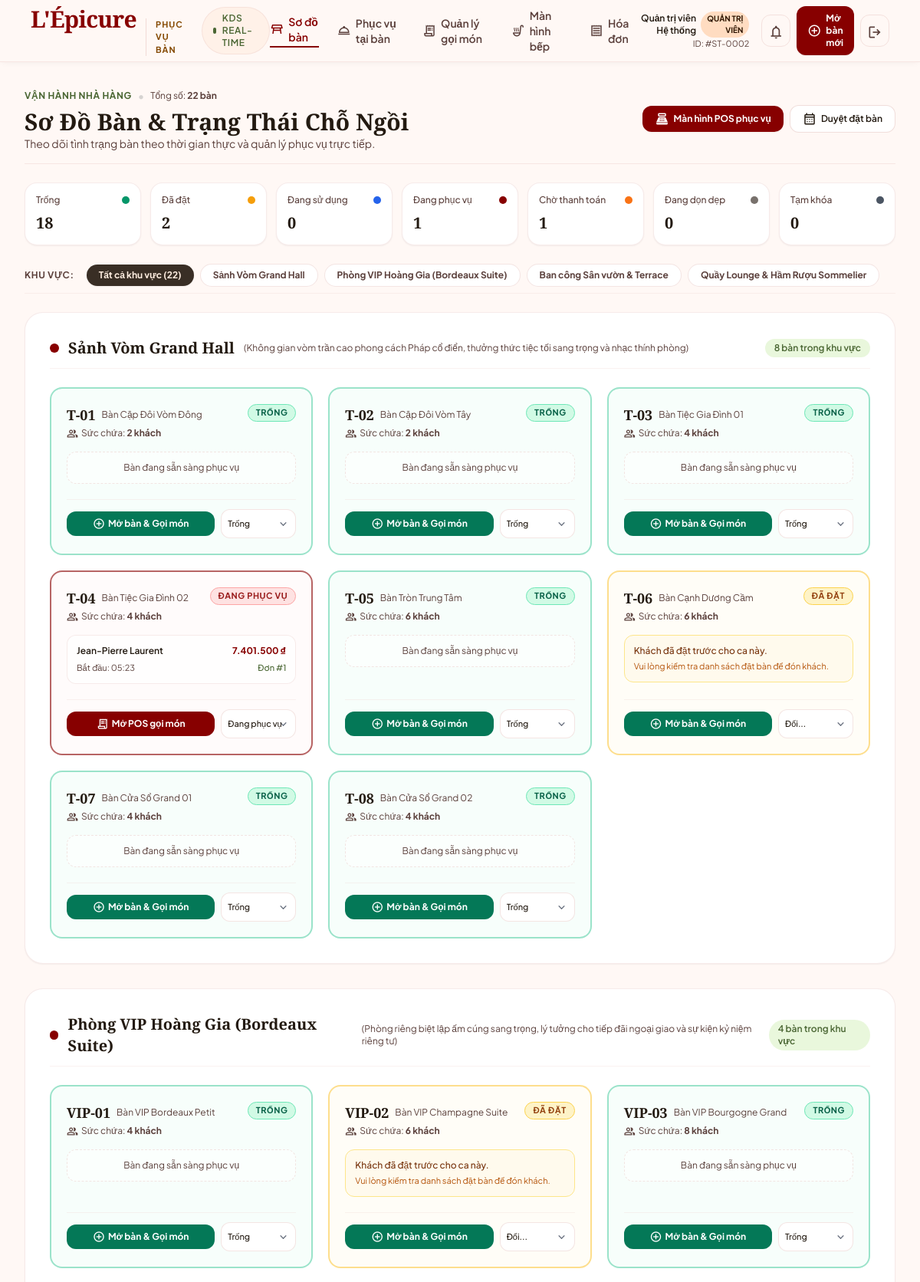
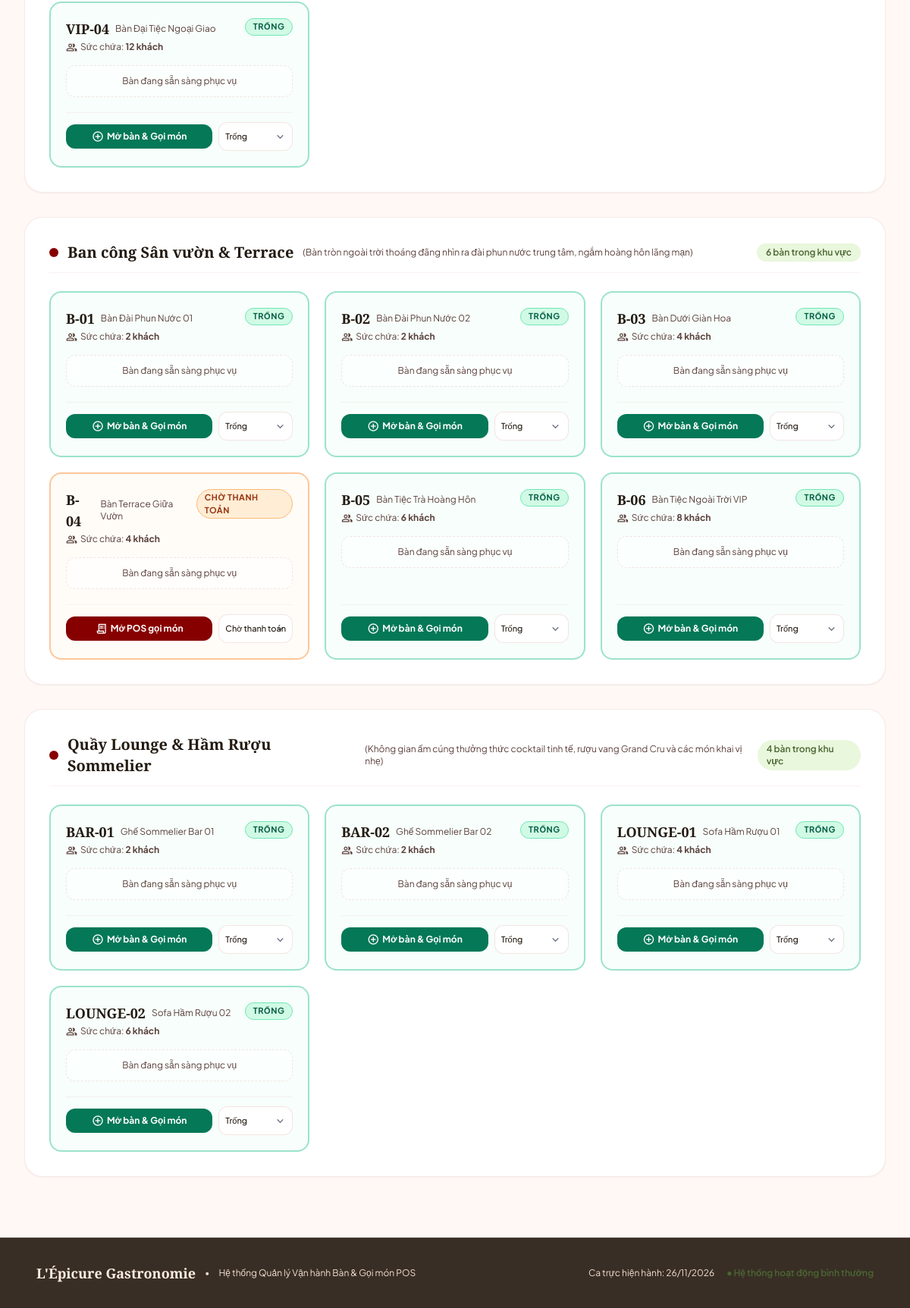
/tables (signed in), run on the app's committed database (2 pictures, top to bottom).
### tables this page shows
CREATE TABLE `dining_areas` (
  `id` bigint PRIMARY KEY AUTO_INCREMENT,
  `name` varchar(150) NOT NULL,
  `description` text,
  `sort_order` int NOT NULL DEFAULT 0,
  `created_at` datetime NOT NULL DEFAULT CURRENT_TIMESTAMP,
  `updated_at` datetime NOT NULL DEFAULT CURRENT_TIMESTAMP ON UPDATE CURRENT_TIMESTAMP
);

CREATE TABLE `restaurant_tables` (
  `id` bigint PRIMARY KEY AUTO_INCREMENT,
  `area_id` bigint NOT NULL,
  `code` varchar(20) UNIQUE NOT NULL COMMENT 'ma ban',
  `name` varchar(100) NOT NULL,
  `capacity` int NOT NULL,
  `is_vip` tinyint(1) NOT NULL DEFAULT 0,
  `table_fee` decimal(12,2) NOT NULL DEFAULT 0.00,
  `vip_privileges` text NULL,
  `description` text NULL,
  `status` ENUM ('empty', 'reserved', 'in_use', 'serving', 'awaiting_payment', 'cleaning', 'locked') NOT NULL DEFAULT 'empty',
  `position_x` int COMMENT 'vi tri tren so do',
  `position_y` int,
  `created_at` datetime NOT NULL DEFAULT CURRENT_TIMESTAMP,
  `updated_at` datetime NOT NULL DEFAULT CURRENT_TIMESTAMP ON UPDATE CURRENT_TIMESTAMP,
  FOREIGN KEY (`area_id`) REFERENCES `dining_areas` (`id`)
);

CREATE TABLE `orders` (
  `id` bigint PRIMARY KEY AUTO_INCREMENT,
  `booking_id` bigint,
  `table_id` bigint NOT NULL,
  `created_by` bigint COMMENT 'nhan vien tao don',
  `customer_name` varchar(150),
  `status` ENUM ('pending', 'confirmed', 'preparing', 'ready', 'served', 'completed', 'cancelled') NOT NULL DEFAULT 'pending',
  `payment_status` ENUM ('unpaid', 'paid', 'refunded') NOT NULL DEFAULT 'unpaid',
  `total_amount` decimal(12,2) NOT NULL DEFAULT 0,
  `table_fee` decimal(12,2) NOT NULL DEFAULT 0.00,
  `setup_fee` decimal(12,2) NOT NULL DEFAULT 0.00,
  `discount` decimal(12,2) NOT NULL DEFAULT 0,
  `voucher_code` varchar(50) NULL,
  `service_charge` decimal(12,2) NOT NULL DEFAULT 0,
  `tax` decimal(12,2) NOT NULL DEFAULT 0,
  `grand_total` decimal(12,2) NOT NULL DEFAULT 0,
  `notes` text,
  `created_at` datetime NOT NULL DEFAULT CURRENT_TIMESTAMP,
  `updated_at` datetime NOT NULL DEFAULT CURRENT_TIMESTAMP ON UPDATE CURRENT_TIMESTAMP,
  FOREIGN KEY (`booking_id`) REFERENCES `bookings` (`id`) ON DELETE SET NULL,
  FOREIGN KEY (`table_id`) REFERENCES `restaurant_tables` (`id`),
  FOREIGN KEY (`created_by`) REFERENCES `users` (`id`) ON DELETE SET NULL
);

### app/Views/table/index.php (the view, shortened to what the rows shown need)
<?php
$statusConfig = [
    'empty' => [
        'label' => 'Trống',
        'badge' => 'bg-emerald-100 text-emerald-800 border-emerald-300',
        'circle' => 'bg-emerald-600',
        'ring' => 'border-emerald-500/40',
        'bg' => 'bg-emerald-50/40',
    ],
    'reserved' => [
        'label' => 'Đã đặt',
        'badge' => 'bg-amber-100 text-amber-800 border-amber-300',
        'circle' => 'bg-amber-500',
        'ring' => 'border-amber-400/50',
        'bg' => 'bg-amber-50/40',
    ],
    'in_use' => [
        'label' => 'Đang sử dụng',
        'badge' => 'bg-blue-100 text-blue-800 border-blue-300',
        'circle' => 'bg-blue-600',
        'ring' => 'border-blue-500/40',
        'bg' => 'bg-blue-50/40',
    ],
    'serving' => [
        'label' => 'Đang phục vụ',
        'badge' => 'bg-red-100 text-red-800 border-red-300',
        'circle' => 'bg-primary',
        'ring' => 'border-primary/60',
        'bg' => 'bg-red-50/30',
    ],
    'awaiting_payment' => [
        'label' => 'Chờ thanh toán',
        'badge' => 'bg-orange-100 text-orange-800 border-orange-300',
        'circle' => 'bg-orange-500',
        'ring' => 'border-orange-400/50',
        'bg' => 'bg-orange-50/40',
    ],
    'cleaning' => [
        'label' => 'Đang dọn dẹp',
        'badge' => 'bg-stone-200 text-stone-700 border-stone-300',
        'circle' => 'bg-stone-500',
        'ring' => 'border-stone-400/50',
        'bg' => 'bg-stone-50',
    ],
    'locked' => [
        'label' => 'Tạm khóa',
        'badge' => 'bg-gray-200 text-gray-800 border-gray-400',
        'circle' => 'bg-gray-600',
        'ring' => 'border-gray-500',
        'bg' => 'bg-gray-100',
    ],
];
?>
<div class="max-w-[1536px] w-full mx-auto p-4 md:p-6 lg:p-8 space-y-6">
    <div class="flex flex-col md:flex-row md:items-center justify-between pb-4 border-b border-outline-variant/30 gap-4">
        <div>
            <div class="flex items-center space-x-2">
                <span class="text-xs font-bold uppercase tracking-wider text-secondary">VẬN HÀNH NHÀ HÀNG</span>
                <span class="text-stone-300">•</span>
                <span class="text-xs text-on-surface-variant">Tổng số: <strong><?= (int) $totalTables ?> bàn</strong></span>
            </div>
            <h1 class="text-2xl sm:text-3xl font-headline font-bold text-on-surface mt-1">Sơ Đồ Bàn &amp; Trạng Thái Chỗ Ngồi</h1>
            <p class="text-sm text-on-surface-variant">Theo dõi tình trạng bàn theo thời gian thực và quản lý phục vụ trực tiếp.</p>
        </div>
        <div class="flex flex-wrap items-center gap-2">
            <a href="/staff/pos" class="px-4 py-2 rounded-xl bg-primary text-on-primary text-xs font-bold hover:bg-primary-container shadow-sm transition flex items-center gap-1.5">
                <span class="material-symbols-outlined text-[18px]">point_of_sale</span>
                <span>Màn hình POS phục vụ</span>
            </a>
            <a href="/admin/bookings" class="px-4 py-2 rounded-xl border border-outline-variant/50 bg-white text-on-surface text-xs font-semibold hover:border-primary hover:text-primary transition flex items-center gap-1.5">
                <span class="material-symbols-outlined text-[18px]">calendar_month</span>
                <span>Duyệt đặt bàn</span>
            </a>
        </div>
    </div>
    <div class="grid grid-cols-2 sm:grid-cols-4 lg:grid-cols-7 gap-3">
        <?php foreach ($statusConfig as $sKey => $sVal): ?>
            <div class="p-3.5 rounded-2xl bg-white border border-outline-variant/30 shadow-sm flex flex-col justify-between">
                <div class="flex items-center justify-between">
                    <span class="text-xs font-medium text-on-surface-variant"><?= View::escape($sVal['label']) ?></span>
                    <span class="w-2.5 h-2.5 rounded-full <?= $sVal['circle'] ?>"></span>
                </div>
                <div class="text-xl font-bold font-headline text-on-surface mt-2">
                    <?= (int) ($counts[$sKey] ?? 0) ?>
                </div>
            </div>
        <?php endforeach; ?>
    </div>
    <div class="flex items-center space-x-2 overflow-x-auto pb-2 border-b border-outline-variant/20 custom-scroll">
        <span class="text-xs font-bold uppercase tracking-wider text-on-surface-variant mr-2 shrink-0">Khu vực:</span>
        <a href="/tables" class="px-4 py-1.5 rounded-full text-xs font-bold shrink-0 transition <?= $selectedAreaId === null ? 'bg-inverse-surface text-inverse-on-surface shadow-sm' : 'bg-white border border-outline-variant/40 text-on-surface-variant hover:text-primary' ?>">
            Tất cả khu vực (<?= (int) $totalTables ?>)
        </a>
        <?php foreach ($areas as $area): ?>
            <a href="/tables?area_id=<?= (int) $area['id'] ?>" class="px-4 py-1.5 rounded-full text-xs font-bold shrink-0 transition <?= $selectedAreaId === (int) $area['id'] ? 'bg-inverse-surface text-inverse-on-surface shadow-sm' : 'bg-white border border-outline-variant/40 text-on-surface-variant hover:text-primary' ?>">
                <?= View::escape($area['name']) ?>
            </a>
        <?php endforeach; ?>
    </div>
    <div class="space-y-8">
        <?php foreach ($tablesByArea as $areaId => $areaData): ?>
            <section class="bg-white rounded-3xl p-6 sm:p-8 border border-outline-variant/30 shadow-sm space-y-6">
                <div class="flex items-center justify-between pb-3 border-b border-outline-variant/20">
                    <div class="flex items-center space-x-3">
                        <span class="w-3 h-3 rounded-full bg-primary"></span>
                        <h2 class="text-xl font-headline font-bold text-on-surface"><?= View::escape($areaData['area']['name']) ?></h2>
                        <span class="text-xs text-on-surface-variant hidden sm:inline">(<?= View::escape($areaData['area']['description'] ?? '') ?>)</span>
                    </div>
                    <span class="text-xs font-semibold text-secondary bg-secondary-container/40 px-3 py-1 rounded-full">
                        <?= count($areaData['tables']) ?> bàn trong khu vực
                    </span>
                </div>
                <div class="grid grid-cols-1 sm:grid-cols-2 lg:grid-cols-3 xl:grid-cols-4 gap-5">
                    <?php foreach ($areaData['tables'] as $table): ?>
                        <?php
                            $conf = $statusConfig[$table['status']] ?? $statusConfig['empty'];
                            $hasActiveOrder = !empty($table['active_order']);
                        ?>
                        <div class="rounded-2xl border-2 <?= $conf['ring'] ?> <?= $conf['bg'] ?> p-5 flex flex-col justify-between hover:shadow-md transition relative group">
                            <div>
                                <div class="flex items-start justify-between">
                                    <div>
                                        <div class="flex items-center space-x-2">
                                            <h3 class="text-lg font-headline font-bold text-on-surface"><?= View::escape($table['code']) ?></h3>
                                            <span class="text-xs text-on-surface-variant"><?= View::escape($table['name']) ?></span>
                                        </div>
                                        <p class="text-xs text-on-surface-variant flex items-center gap-1 mt-0.5">
                                            <span class="material-symbols-outlined text-[15px]">group</span>
                                            <span>Sức chứa: <strong><?= (int) $table['capacity'] ?> khách</strong></span>
                                        </p>
                                    </div>
                                    <span class="px-2.5 py-0.5 rounded-full text-[11px] font-bold border uppercase tracking-wider <?= $conf['badge'] ?>">
                                        <?= View::escape($conf['label']) ?>
                                    </span>
                                </div>
                                <?php if ($hasActiveOrder): ?>
                                    <div class="mt-4 p-3 rounded-xl bg-white/80 border border-outline-variant/30 space-y-1.5 text-xs">
                                        <div class="flex items-center justify-between text-on-surface font-semibold">
                                            <span class="truncate"><?= View::escape($table['active_order']['customer_name']) ?></span>
                                            <span class="text-primary font-bold"><?= View::currency($table['active_order']['grand_total']) ?></span>
                                        </div>
                                        <div class="flex items-center justify-between text-on-surface-variant text-[11px]">
                                            <span>Bắt đầu: <?= date('H:i', strtotime($table['active_order']['created_at'])) ?></span>
                                            <span class="text-secondary font-medium">Đơn #<?= (int) $table['active_order']['order_id'] ?></span>
                                        </div>
                                    </div>
                                <?php elseif ($table['status'] === 'reserved'): ?>
                                    <div class="mt-4 p-3 rounded-xl bg-amber-50/80 border border-amber-200 text-xs text-amber-900 space-y-1">
                                        <p class="font-medium">Khách đã đặt trước cho ca này.</p>
                                        <p class="text-[11px] text-amber-700">Vui lòng kiểm tra danh sách đặt bàn để đón khách.</p>
                                    </div>
                                <?php else: ?>
                                    <div class="mt-4 p-3 rounded-xl bg-white/50 border border-dashed border-outline-variant/40 text-xs text-on-surface-variant text-center">
                                        Bàn đang sẵn sàng phục vụ
                                    </div>
                                <?php endif; ?>
                            </div>
                            <div class="mt-5 pt-3 border-t border-outline-variant/20 flex items-center justify-between gap-2">
                                <?php if (in_array($table['status'], ['serving', 'in_use', 'awaiting_payment'], true)): ?>
                                    <a href="/staff/pos?table_id=<?= (int) $table['id'] ?>" class="flex-1 py-2 px-3 rounded-xl bg-primary text-on-primary text-xs font-bold text-center hover:bg-primary-container transition flex items-center justify-center gap-1">
                                        <span class="material-symbols-outlined text-[16px]">receipt_long</span>
                                        <span>Mở POS gọi món</span>
                                    </a>
                                <?php else: ?>
                                    <a href="/staff/pos?table_id=<?= (int) $table['id'] ?>" class="flex-1 py-2 px-3 rounded-xl bg-emerald-700 text-white text-xs font-bold text-center hover:bg-emerald-800 transition flex items-center justify-center gap-1">
                                        <span class="material-symbols-outlined text-[16px]">add_circle</span>
                                        <span>Mở bàn &amp; Gọi món</span>
                                    </a>
                                <?php endif; ?>
                                <div class="relative">
                                    <form action="/tables/<?= (int) $table['id'] ?>/status" method="post" class="inline m-0">
                                        <select name="status" onchange="this.form.submit()" class="text-[11px] py-1.5 px-2 bg-white rounded-xl border border-outline-variant/40 text-on-surface font-medium focus:ring-1 focus:ring-primary">
                                            <option value="" disabled selected>Đổi...</option>
                                            <option value="empty" <?= $table['status'] === 'empty' ? 'selected' : '' ?>>Trống</option>
                                            <option value="serving" <?= $table['status'] === 'serving' ? 'selected' : '' ?>>Đang phục vụ</option>
                                            <option value="awaiting_payment" <?= $table['status'] === 'awaiting_payment' ? 'selected' : '' ?>>Chờ thanh toán</option>
                                        </select>
                                    </form>
                                </div>
                            </div>
                        </div>
                    <?php endforeach; ?>
                </div>
            </section>
        <?php endforeach; ?>
    </div>
</div>

### app/Core/Router.php (shortened to what the rows shown need)
<?php
final class Router
{
    private array $routes = [];
    public function dispatch(string $method, string $uri): void
    {
        $path = parse_url($uri, PHP_URL_PATH);
        $path = is_string($path) && $path !== '/' ? rtrim($path, '/') : '/';
        foreach ($this->routes as $route) {
            $parameters = $this->match($route['path'], $path);
            if ($parameters === null) {
                continue;
            }
            [$controllerClass, $controllerMethod] = $route['action'];
            $controller = new $controllerClass();
            $controller->{$controllerMethod}(...array_values($parameters));
            return;
        }
    }
    private function add(string $method, string $path, array $action): void
    {
        $this->routes[] = [
            'method' => $method,
            'path' => $path,
            'action' => $action,
        ];
    }
    private function match(string $routePath, string $requestPath): ?array
    {
        $pattern = '';
        $parameters = [];
        $parts = preg_split('/(\{[a-zA-Z][a-zA-Z0-9_]*\})/', $routePath, -1, PREG_SPLIT_DELIM_CAPTURE);
        foreach ($parts as $part) {
            if (preg_match('/\A\{([a-zA-Z][a-zA-Z0-9_]*)\}\z/', $part, $match) === 1) {
                $parameters[] = $match[1];
                $pattern .= '([^/]+)';
                continue;
            }
            $pattern .= preg_quote($part, '~');
        }
        if (preg_match('~\A' . $pattern . '\z~u', $requestPath, $matches) !== 1) {
            return null;
        }
        $values = array_slice($matches, 1);
        return array_combine($parameters, $values) ?: [];
    }
}

### data on the page
dining_areas: name "Sảnh Vòm Grand Hall", description "Không gian vòm trần cao phong cách Pháp cổ điển, thưởng thức tiệc tối sang trọng và nhạc thính phòng", count($areaData['tables']) "8"
dining_areas: name "Phòng VIP Hoàng Gia (Bordeaux Suite)", description "Phòng riêng biệt lập ấm cúng sang trọng, lý tưởng cho tiếp đãi ngoại giao và sự kiện kỷ niệm riêng tư", count($areaData['tables']) "4"
dining_areas: name "Ban công Sân vườn & Terrace", description "Bàn tròn ngoài trời thoáng đãng nhìn ra đài phun nước trung tâm, ngắm hoàng hôn lãng mạn", count($areaData['tables']) "6"
dining_areas: name "Quầy Lounge & Hầm Rượu Sommelier", description "Không gian ấm cúng thưởng thức cocktail tinh tế, rượu vang Grand Cru và các món khai vị nhẹ", count($areaData['tables']) "4"
restaurant_tables: code "T-01", name "Bàn Cặp Đôi Vòm Đông", capacity "2", status "TRỐNG", shows "Bàn đang sẵn sàng phục vụ", status "Trống"
restaurant_tables: code "T-02", name "Bàn Cặp Đôi Vòm Tây", capacity "2", status "TRỐNG", shows "Bàn đang sẵn sàng phục vụ", status "Trống"
restaurant_tables: code "T-03", name "Bàn Tiệc Gia Đình 01", capacity "4", status "TRỐNG", shows "Bàn đang sẵn sàng phục vụ", status "Trống"
restaurant_tables: code "T-04", name "Bàn Tiệc Gia Đình 02", capacity "4", status "ĐANG PHỤC VỤ", status "Đang phục vụ"
orders: customer_name "Jean-Pierre Laurent", grand_total "7.401.500 ₫", created_at "05:23", id "1"
restaurant_tables: code "T-05", name "Bàn Tròn Trung Tâm", capacity "6", status "TRỐNG", shows "Bàn đang sẵn sàng phục vụ", status "Trống"
restaurant_tables: code "T-06", name "Bàn Cạnh Dương Cầm", capacity "6", status "ĐÃ ĐẶT", shows "Khách đã đặt trước cho ca này."
restaurant_tables: code "T-07", name "Bàn Cửa Sổ Grand 01", capacity "4", status "TRỐNG", shows "Bàn đang sẵn sàng phục vụ", status "Trống"
restaurant_tables: code "T-08", name "Bàn Cửa Sổ Grand 02", capacity "4", status "TRỐNG", shows "Bàn đang sẵn sàng phục vụ", status "Trống"
restaurant_tables: code "VIP-01", name "Bàn VIP Bordeaux Petit", capacity "4", status "TRỐNG", shows "Bàn đang sẵn sàng phục vụ", status "Trống"
restaurant_tables: code "VIP-02", name "Bàn VIP Champagne Suite", capacity "6", status "ĐÃ ĐẶT", shows "Khách đã đặt trước cho ca này."
restaurant_tables: code "VIP-03", name "Bàn VIP Bourgogne Grand", capacity "8", status "TRỐNG", shows "Bàn đang sẵn sàng phục vụ", status "Trống"
restaurant_tables: code "VIP-04", name "Bàn Đại Tiệc Ngoại Giao", capacity "12", status "TRỐNG", shows "Bàn đang sẵn sàng phục vụ", status "Trống"
restaurant_tables: code "B-01", name "Bàn Đài Phun Nước 01", capacity "2", status "TRỐNG", shows "Bàn đang sẵn sàng phục vụ", status "Trống"
restaurant_tables: code "B-02", name "Bàn Đài Phun Nước 02", capacity "2", status "TRỐNG", shows "Bàn đang sẵn sàng phục vụ", status "Trống"
restaurant_tables: code "B-03", name "Bàn Dưới Giàn Hoa", capacity "4", status "TRỐNG", shows "Bàn đang sẵn sàng phục vụ", status "Trống"
restaurant_tables: code "B-04", name "Bàn Terrace Giữa Vườn", capacity "4", status "CHỜ THANH TOÁN", shows "Bàn đang sẵn sàng phục vụ", status "Chờ thanh toán"
restaurant_tables: code "B-05", name "Bàn Tiệc Trà Hoàng Hôn", capacity "6", status "TRỐNG", shows "Bàn đang sẵn sàng phục vụ", status "Trống"
restaurant_tables: code "B-06", name "Bàn Tiệc Ngoài Trời VIP", capacity "8", status "TRỐNG", shows "Bàn đang sẵn sàng phục vụ", status "Trống"
restaurant_tables: code "BAR-01", name "Ghế Sommelier Bar 01", capacity "2", status "TRỐNG", shows "Bàn đang sẵn sàng phục vụ", status "Trống"
restaurant_tables: code "BAR-02", name "Ghế Sommelier Bar 02", capacity "2", status "TRỐNG", shows "Bàn đang sẵn sàng phục vụ", status "Trống"
restaurant_tables: code "LOUNGE-01", name "Sofa Hầm Rượu 01", capacity "4", status "TRỐNG", shows "Bàn đang sẵn sàng phục vụ", status "Trống"
restaurant_tables: code "LOUNGE-02", name "Sofa Hầm Rượu 02", capacity "6", status "TRỐNG", shows "Bàn đang sẵn sàng phục vụ", status "Trống"

### other printed values
View::escape($sVal['label']) "Trống"
$counts[$sKey] "18"
View::escape($sVal['label']) "Đã đặt"
$counts[$sKey] "2"
View::escape($sVal['label']) "Đang sử dụng"
$counts[$sKey] "0"
View::escape($sVal['label']) "Đang phục vụ"
$counts[$sKey] "1"
View::escape($sVal['label']) "Chờ thanh toán"
View::escape($sVal['label']) "Đang dọn dẹp"
View::escape($sVal['label']) "Tạm khóa"
